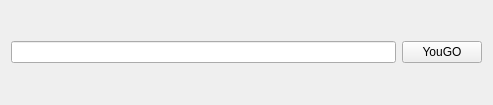
<?xml version="1.0" encoding="UTF-8"?>
<ui version="4.0">
 <class>Widget</class>
 <widget class="QWidget" name="Widget">
  <property name="geometry">
   <rect>
    <x>0</x>
    <y>0</y>
    <width>493</width>
    <height>105</height>
   </rect>
  </property>
  <property name="windowTitle">
   <string>Widget</string>
  </property>
  <layout class="QVBoxLayout" name="verticalLayout_2">
   <item>
    <layout class="QVBoxLayout" name="verticalLayout">
     <item>
      <layout class="QHBoxLayout" name="horizontalLayout_2">
       <item>
        <widget class="QLineEdit" name="cmdLineEdit"/>
       </item>
       <item>
        <layout class="QHBoxLayout" name="horizontalLayout">
         <item>
          <widget class="QPushButton" name="submitButton">
           <property name="text">
            <string>YouGO</string>
           </property>
          </widget>
         </item>
        </layout>
       </item>
      </layout>
     </item>
    </layout>
   </item>
  </layout>
 </widget>
 <layoutdefault spacing="6" margin="11"/>
 <resources/>
 <connections/>
</ui>
